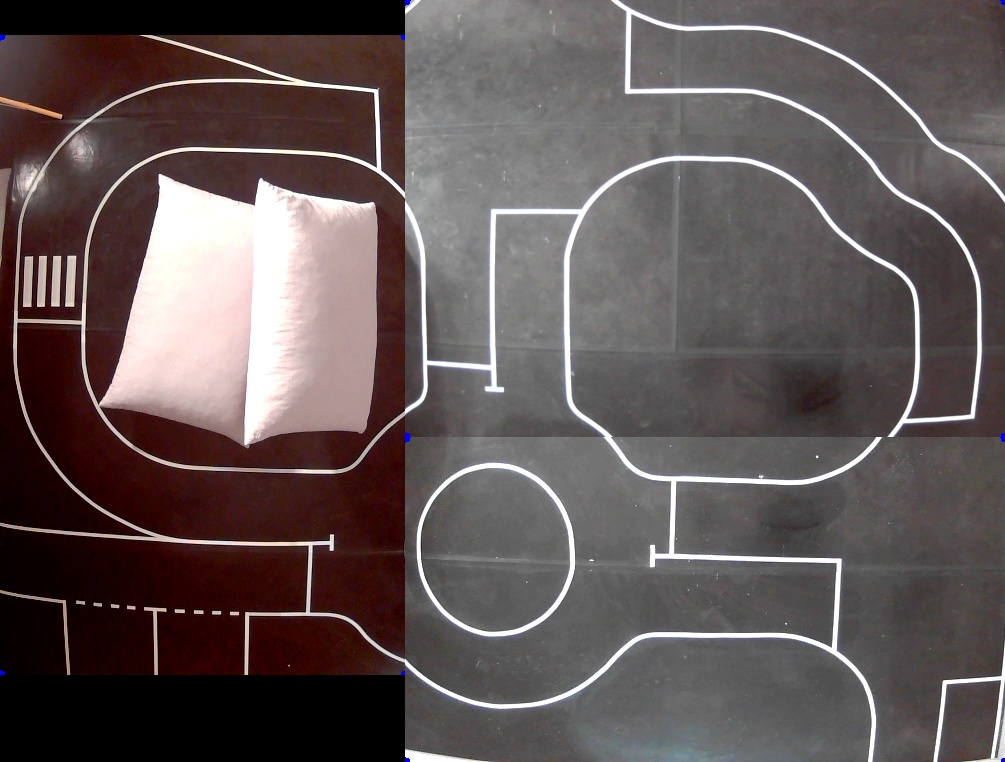
#> input picture Merged_v2_lab.jpg, 1005 x 762 px
$ python grider.py
#> lines starting #> are read from the running program, lines starting #| are printed output that depends on the picture; after the words box and inside, x2 and y2 are one past the last pixel; in counts of white or black regions, pixels touching at a corner belong together
import cv2

### Change below ###

frame = cv2.imread("Merged_v2_lab.jpg")
#> frame is the input picture: shape (762, 1005, 3); mean B, G, R 85.2, 85.4, 96.2
size_of_track_w = 490 #cm
size_of_track_h = 370 #cm
cm_per_square = 10

### Change above ###

height, width, _ = frame.shape
#> height = 762; width = 1005
print(height, width)
#| 762 1005

interval_x = cm_per_square*(width)/size_of_track_w
#> interval_x = 20.51
interval_y = cm_per_square*(height)/size_of_track_h
#> interval_y = 20.59

for k in range (int(width), 0, -int(interval_x)):
    cv2.line(frame, (k, 0), (k, int(height)), (255, 0, 255), 2, 1)
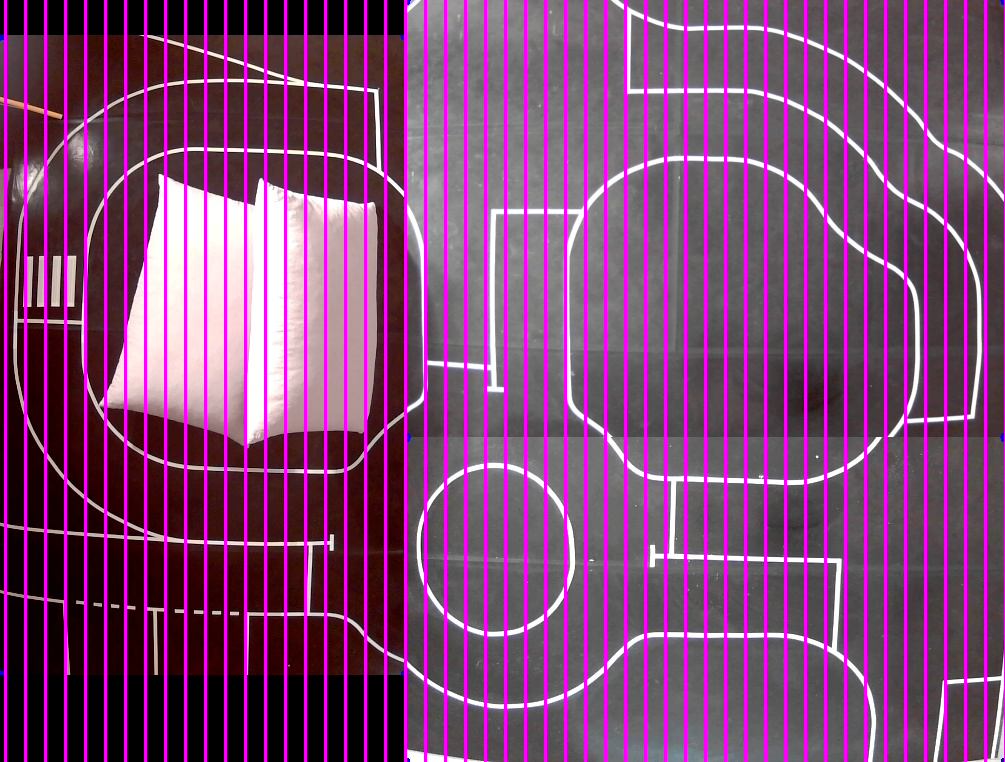
#> frame: shape (762, 1005, 3); 15.02% of pixels changed, all inside (x1, y1, x2, y2) = (4, 0, 1005, 762)

for p in range (int(height), 0, -int(interval_y)):
    cv2.line(frame, (0, p), (int(width), p), (255, 0, 255), 2, 1)
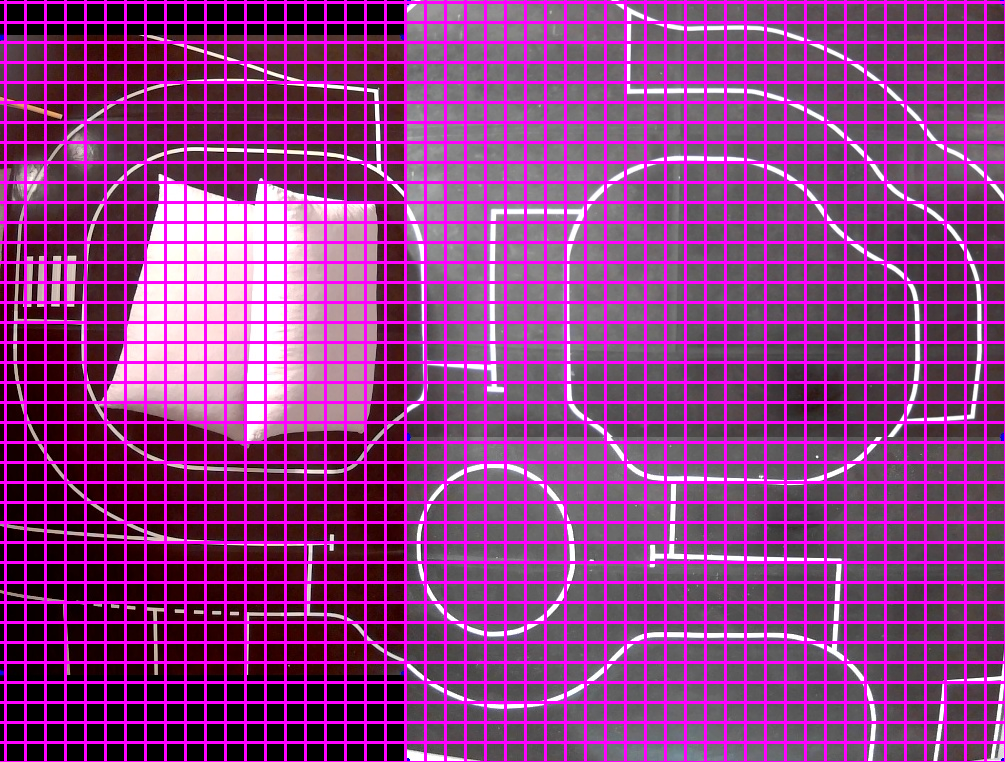
#> frame: shape (762, 1005, 3); 12.82% of pixels changed, all inside (x1, y1, x2, y2) = (0, 1, 1004, 762)

cv2.circle(frame, (int(width-(0*interval_x)), int(height-(0*interval_y))), radius=20, color=(0, 255, 255), thickness=-1)
#> frame: shape (762, 1005, 3); 0.04% of pixels changed, all inside (x1, y1, x2, y2) = (986, 743, 1005, 762)

cv2.imwrite("Track_v2_IRL_" + str(cm_per_square) + "cm.png", frame)

$ run again, with GPS3.jpg copied over Merged_v2_lab.jpg
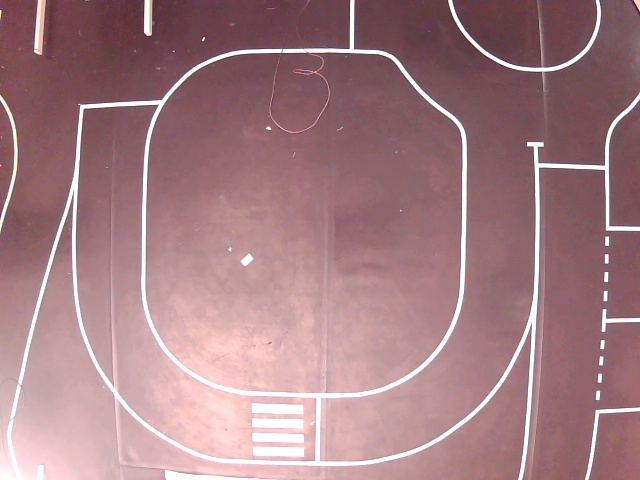
#> input picture GPS3.jpg, 640 x 480 px
#> frame is the input picture: shape (480, 640, 3); mean B, G, R 130.5, 125.3, 163.7
#| 480 640
#> after the loop `for p in range (int(height), 0, -int(interval_y)):`:
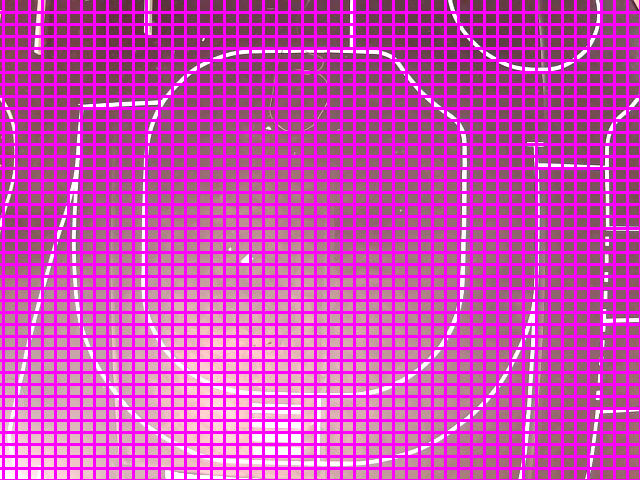
#> frame: shape (480, 640, 3); mean B, G, R 182.7, 72.5, 202
#> `cv2.circle(frame, (int(width-(0*interval_x)), int(height-(0*interval_y..`:
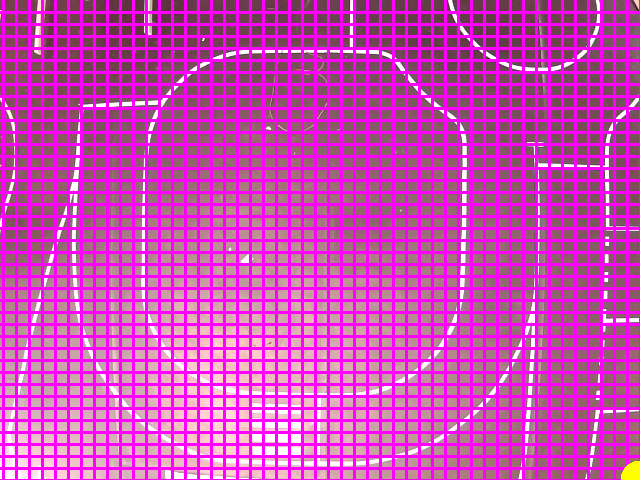
#> frame: shape (480, 640, 3); 0.1% of pixels changed, all inside (x1, y1, x2, y2) = (621, 461, 640, 480)

$ run again, with RealSense.jpg copied over Merged_v2_lab.jpg
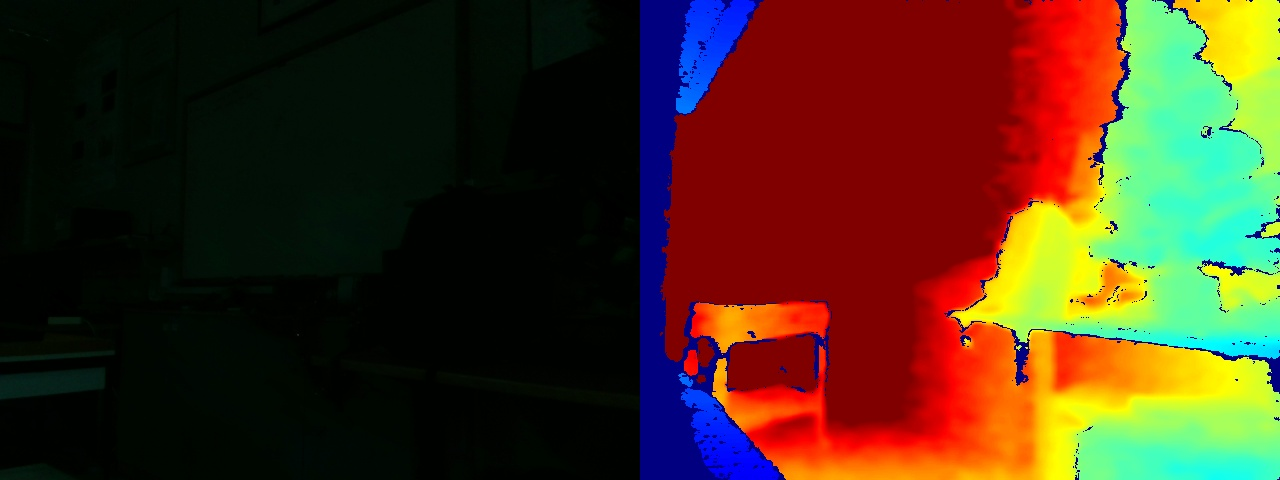
#> input picture RealSense.jpg, 1280 x 480 px
#> frame is the input picture: shape (480, 1280, 3); mean B, G, R 26.5, 49.9, 73.1
#| 480 1280
#> after the loop `for k in range (int(width), 0, -int(interval_x)):`:
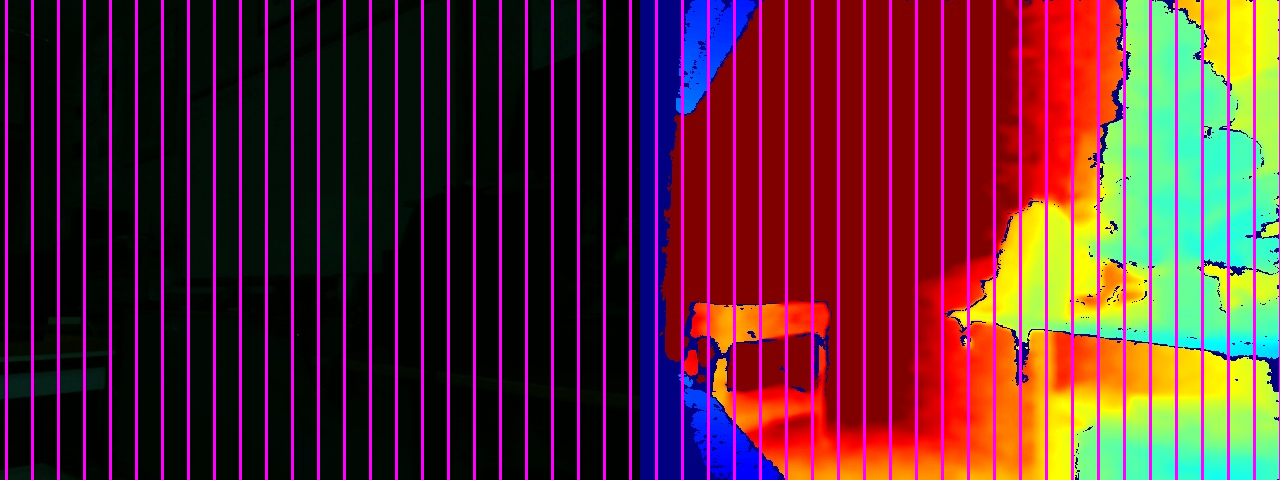
#> frame: shape (480, 1280, 3); 11.56% of pixels changed, all inside (x1, y1, x2, y2) = (5, 0, 1280, 480)
#> `cv2.circle(frame, (int(width-(0*interval_x)), int(height-(0*interval_y..`:
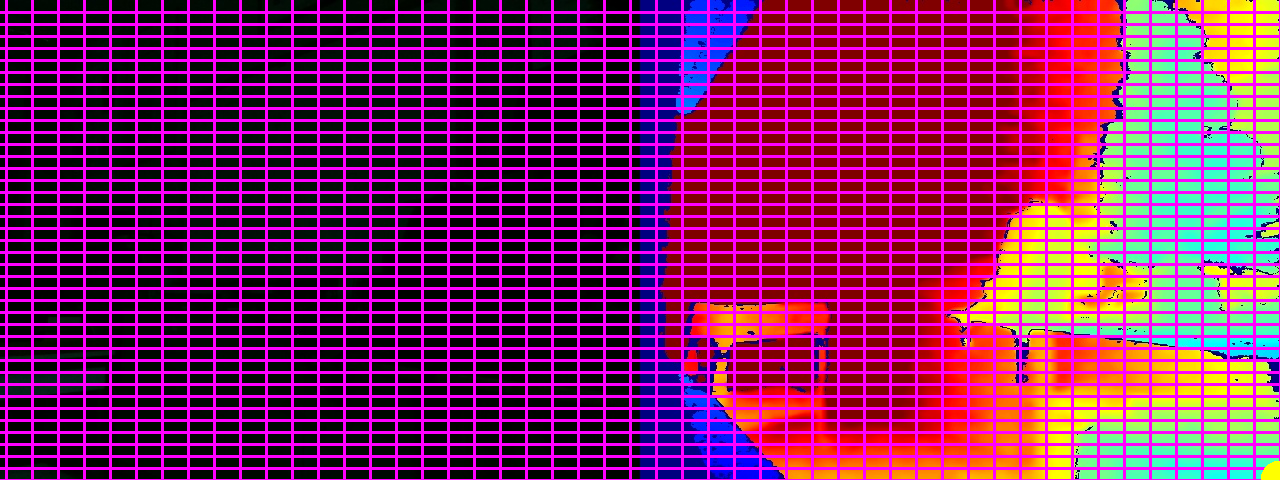
#> frame: shape (480, 1280, 3); mean B, G, R 102.6, 33.4, 133.8
